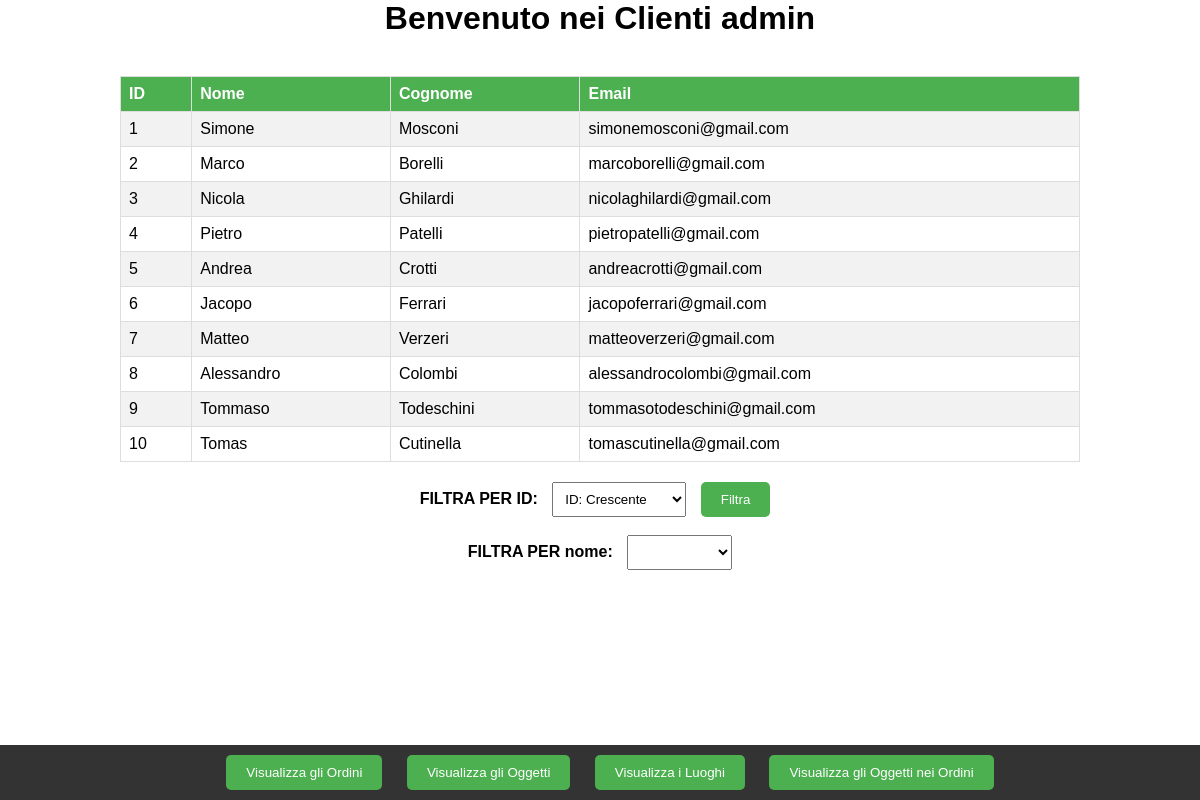
The page /protetta.php (signed in) on the database its author committed.
### tables this page shows
CREATE TABLE `clienti` (
  `id` int(11) NOT NULL,
  `nome` varchar(255) NOT NULL,
  `cognome` varchar(255) NOT NULL,
  `email` varchar(255) NOT NULL,
  `id_luogo` int(11) DEFAULT NULL
);

### protetta.php (the view, shortened to what this page needs)
<?php
require "credenziali.php";
if (isset($_SESSION["UTENTE"])) {
    echo "<html>
        <head>
            <style>
                body {
                    font-family: Arial, sans-serif;
                    margin: 0;
                    padding: 0;
                }
                h1 {
                    text-align: center;
                }
                table {
                    width: 80%;
                    margin: auto;
                    border-collapse: collapse;
                }
                th, td {
                    border: 1px solid #ddd;
                    padding: 8px;
                    text-align: left;
                }
                th {
                    background-color: #4caf50;
                    color: white;
                }
                tr:nth-child(even) {
                    background-color: #f2f2f2;
                }
                footer {
                    background-color: #333;
                    color: #fff;
                    padding: 10px;
                    text-align: center;
                    position: fixed;
                    bottom: 0;
                    width: 100%;
                }
                button {
                    padding: 10px 20px;
                    margin: 0 10px;
                    background-color: #4CAF50;
                    color: white;
                    border: none;
                    border-radius: 5px;
                    cursor: pointer;
                }
                button:hover {
                    background-color: #45a049;
                }
                form {
                    margin-top: 20px;
                    text-align: center;
                }
                label {
                    font-weight: bold;
                    margin-right: 10px;
                }
                select {
                    padding: 8px;
                }
            </style>
        </head>
        <body>";
    echo "<h1>Benvenuto nei Clienti " . $_SESSION["UTENTE"]. "</h1>";
    echo "<footer>
        <button onclick='redirectToPage(\"ordini.php\")'>Visualizza gli Ordini</button>
        <button onclick='redirectToPage(\"oggetti.php\")'>Visualizza gli Oggetti</button>
        <button onclick='redirectToPage(\"luoghi.php\")'>Visualizza i Luoghi</button>
        <button onclick='redirectToPage(\"oggetti_ordini.php\")'>Visualizza gli Oggetti nei Ordini</button>
      </footer><br>";
    try {
        $conn = new PDO("mysql:host=$servername;dbname=$dbname", $username, $password);
        $conn->setAttribute(PDO::ATTR_ERRMODE, PDO::ERRMODE_EXCEPTION);
        $sql = 'SELECT * FROM clienti';
        $statement = $conn->query($sql);
        if ($statement->rowCount() > 0) {
            echo "<table>
                    <tr>
                        <th>ID</th>
                        <th>Nome</th>
                        <th>Cognome</th>
                        <th>Email</th>
                    </tr>";
            while ($row = $statement->fetch(PDO::FETCH_ASSOC)) {
                echo "<tr>
                        <td>{$row['id']}</td>
                        <td>{$row['nome']}</td>
                        <td>{$row['cognome']}</td>
                        <td>{$row['email']}</td>
                    </tr> ";
            }
            echo "</table>";
            echo"<form method='POST'>";
             echo"<label for='my_html_select_box'>FILTRA PER ID: </label>
                    <select name='my_html_select_box'>
                        <option>ID: Crescente</option>
                        <option>ID: Decrescente</option>
                    </select>
                    <button type='submit'>Filtra</button><br><br>";
            try{
                $conn = new PDO("mysql:host=$servername;dbname=$dbname", $username, $password);
                $conn->setAttribute(PDO::ATTR_ERRMODE, PDO::ERRMODE_EXCEPTION);
                $queryvenditori = 'SELECT DISTINCT nome FROM clienti';
                $statementforn = $conn->prepare($queryvenditori);
                $statementforn->execute();
                $nomi = $statementforn->fetchAll();
                echo'<label>FILTRA PER nome: </label>';
                echo '<select name="select_nomi">';
                echo' <option> </option>';
                foreach ($nomi as $nome) {
                    echo'  <option>' . $nome['nome'] . '</option>';
                }
                echo '</select>';
                echo"</form>";
            } catch (PDOException $e) {echo "Connection failed: " . $e->getMessage();}
        } else {
            echo "Nessun risultato trovato";
        }
    } catch (PDOException $e) {
        echo "Connection failed: " . $e->getMessage();
    } finally {
        $conn = null;
    }
    echo "</body>
        </html>";
} else {
    echo "Accesso non consentito";
}
?>

### protetta.php (style rules this page uses)
body { font-family: Arial, sans-serif; margin: 0; padding: 0; }
h1 { text-align: center; }
table { width: 80%; margin: auto; border-collapse: collapse; }
th, td { border: 1px solid #ddd; padding: 8px; text-align: left; }
th { background-color: #4caf50; color: white; }
tr:nth-child(even) { background-color: #f2f2f2; }
footer { background-color: #333; color: #fff; padding: 10px; text-align: center; position: fixed; bottom: 0; width: 100%; }
button { padding: 10px 20px; margin: 0 10px; background-color: #4CAF50; color: white; border: none; border-radius: 5px; cursor: pointer; }
form { margin-top: 20px; text-align: center; }
label { font-weight: bold; margin-right: 10px; }
select { padding: 8px; }

### rows shown on the page
clienti: id "1", nome "Simone", cognome "Mosconi", email "simonemosconi@gmail.com"
clienti: id "2", nome "Marco", cognome "Borelli", email "marcoborelli@gmail.com"
clienti: id "3", nome "Nicola", cognome "Ghilardi", email "nicolaghilardi@gmail.com"
clienti: id "4", nome "Pietro", cognome "Patelli", email "pietropatelli@gmail.com"
clienti: id "5", nome "Andrea", cognome "Crotti", email "andreacrotti@gmail.com"
clienti: id "6", nome "Jacopo", cognome "Ferrari", email "jacopoferrari@gmail.com"
clienti: id "7", nome "Matteo", cognome "Verzeri", email "matteoverzeri@gmail.com"
clienti: id "8", nome "Alessandro", cognome "Colombi", email "alessandrocolombi@gmail.com"
clienti: id "9", nome "Tommaso", cognome "Todeschini", email "tommasotodeschini@gmail.com"
clienti: id "10", nome "Tomas", cognome "Cutinella", email "tomascutinella@gmail.com"

### other values the page prints
$_SESSION["UTENTE"] "admin"
